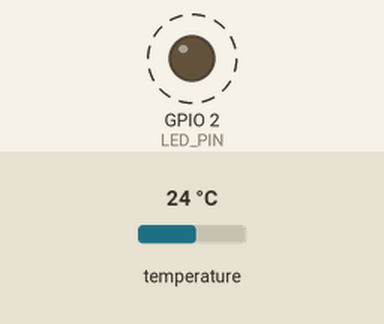
This program was run on a simulated ESP32. Parts: output pins drawn as LEDs (lit = HIGH). Dashed ring = blinking. Inputs (shaded band) come from the test bench; at power-on: temperature 24 °C. What the program prints to the serial monitor is not drawn.

Above: at 0.5 s.
Timing chart, 0 to 4.6 s (numbered marks = the images above):
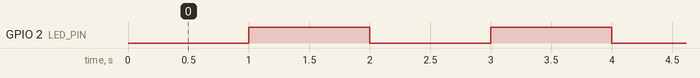

Measured:
- by itself, GPIO 2 (LED_PIN): alternates HIGH for 1.0 s and LOW for 1.0 s

The program:

main.cpp
```cpp
#include <OneWire.h>
#include <DallasTemperature.h>
#include <Ticker.h>
const int LED_PIN = 2;

Ticker tick;
// Data wire is plugged into port 2 on the Arduino
#define ONE_WIRE_BUS 33

// Setup a oneWire instance to communicate with any OneWire devices (not just Maxim/Dallas temperature ICs)
OneWire oneWire(ONE_WIRE_BUS);

// Pass our oneWire reference to Dallas Temperature.
DallasTemperature sensors(&oneWire);

void setup(void) {
    pinMode(LED_PIN, OUTPUT);
    tick.attach_ms(1000, []() {
        digitalWrite(LED_PIN, !digitalRead(LED_PIN));
    });
    // start serial port
    Serial.begin(1000000);
    pinMode(ONE_WIRE_BUS, INPUT_PULLUP);
    Serial.println("Dallas Temperature IC Control Library Demo");

    // Start up the library
    sensors.begin();
}

void loop(void) {
    // call sensors.requestTemperatures() to issue a global temperature
    // request to all devices on the bus
    Serial.print("Requesting temperatures...");
    sensors.requestTemperatures(); // Send the command to get temperatures
    Serial.println("DONE");

    Serial.print("Temperature for the device 1 (index 0) is: ");
    Serial.println(sensors.getTempCByIndex(0));

    delay(500);
}
```
